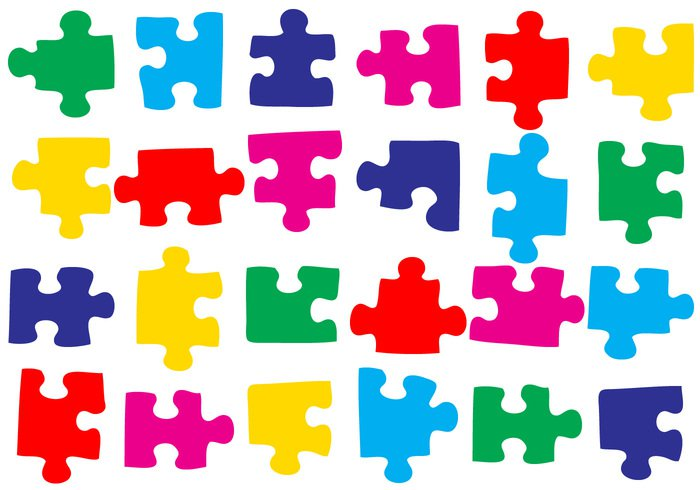
%> input picture Pictures/puzzle_internet.jpg, 700 x 490 px
$ octave debugging_notneeded.m   (GNU Octave 9; MATLAB toolbox functions it lacks are replaced by stand-ins)
%> lines starting %> are read from the running program, lines starting %| are printed output that depends on the picture; in (x1, y1, x2, y2) boxes, pixels count from 0 and x2, y2 are one past the last pixel; in counts of white or black regions, pixels touching at a corner belong together; the program's own positions count from 1
close all
clear all
% for debugging
I1 = im2double(imread('C:\Users\Marc\Documents\GitHub\ComputerVision\Pictures\puzzle_internet.jpg'));
I1 = imresize(I1, [490 700]);
I1_gray = rgb2gray(I1);
figure, imshow(I1_gray)
w = fspecial('gaussian',[10 10],8);
I1_gray = imfilter(I1_gray,w);
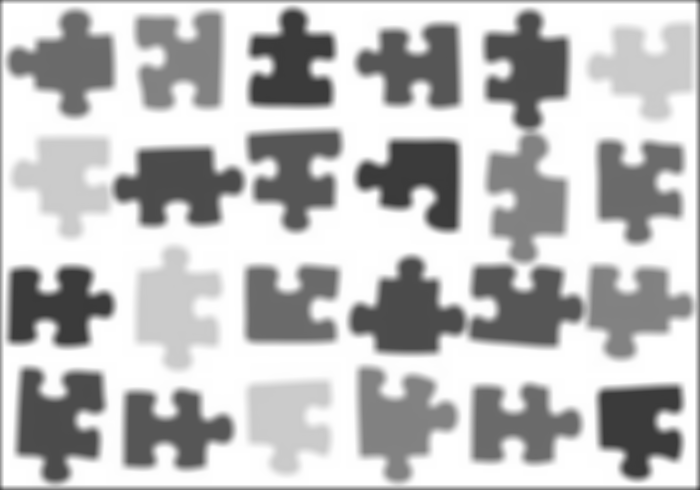
%> I1_gray: size 490x700 double; min 0.227, max 1, mean 0.746

[~, threshold] = edge(I1_gray, 'canny');
%> threshold = [0.121 0.303]
fudgeFactor = .75;
BWs = edge(I1_gray,'canny', threshold*fudgeFactor);
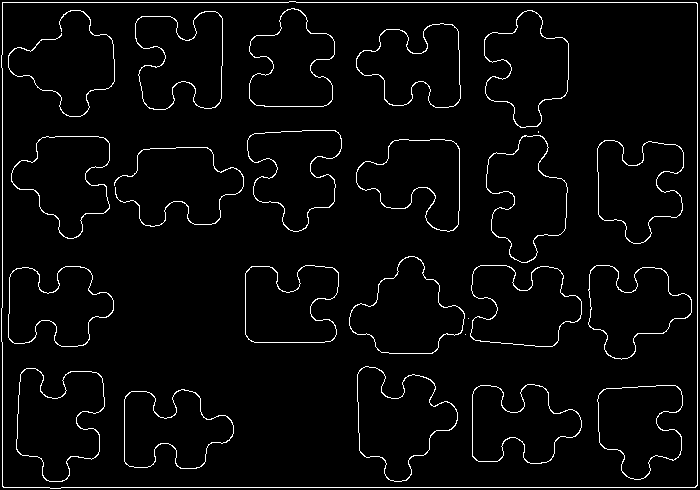
%> BWs: size 490x700 logical; 3.4% white in thin lines or dots
figure, imshow(BWs), title('binary gradient mask');
%%
%remove border line of white (edges is detected all around the border of
%the image because of bad picture i guess..) Thus this noise has to be
%removed

boundery = 5;
%left and top borders
BWs(:,1:boundery) = 0;
BWs(1:boundery,:) = 0;

%bottom and right border
xmax = length(BWs(1,:));
%> xmax = 700
ymax = length(BWs(:,1));
%> ymax = 490
BWs(:, xmax-boundery : xmax) = 0;
BWs(ymax-boundery : ymax, :) =0;
%> BWs: size 490x700 logical; 2.7% white in thin lines or dots

%stretches all the lines found in the gradient image
se90 = strel('line', 2, 90);
se0 = strel('line', 2, 0);

BWsdil = imdilate(BWs, [se90 se0]);
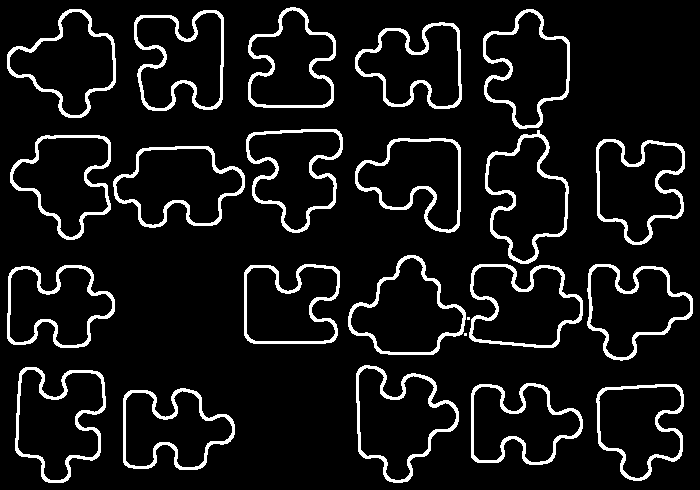
%> BWsdil: size 490x700 logical; 8.7% white; 23 white regions (2 under 20 px), largest, box (x1, y1, x2, y2) and area: (134, 10, 224, 111) 1591, (15, 367, 106, 483) 1554, (356, 365, 459, 483) 1516
figure, imshow(BWsdil), title('dilated gradient mask');
%%
%fills the holes in the image
BWdfill = imfill(BWsdil, 'holes');
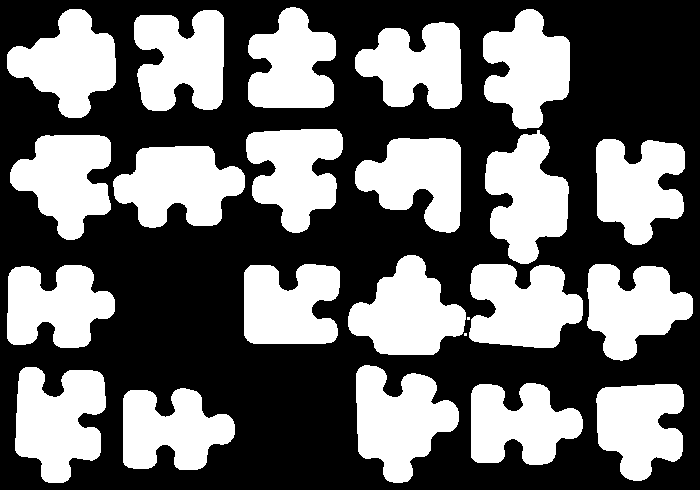
%> BWdfill: size 490x700 logical; 41.7% white; 23 white regions (2 under 20 px), largest, box (x1, y1, x2, y2) and area: (356, 365, 459, 483) 7566, (15, 367, 106, 483) 7514, (113, 146, 245, 228) 7374
figure, imshow(BWdfill), title('binary image with filled holes');
%%
%smoothens the filled pieces by eroding twice with a diamond structuring
%element
seD = strel('diamond',1);
BWfinal = imerode(BWdfill,seD);
%> BWfinal: size 490x700 logical; 39.3% white; 23 white regions (2 under 20 px), largest, box (x1, y1, x2, y2) and area: (357, 366, 458, 482) 7161, (16, 368, 105, 482) 7085, (114, 147, 244, 227) 6988
BWfinal = imerode(BWfinal,seD);
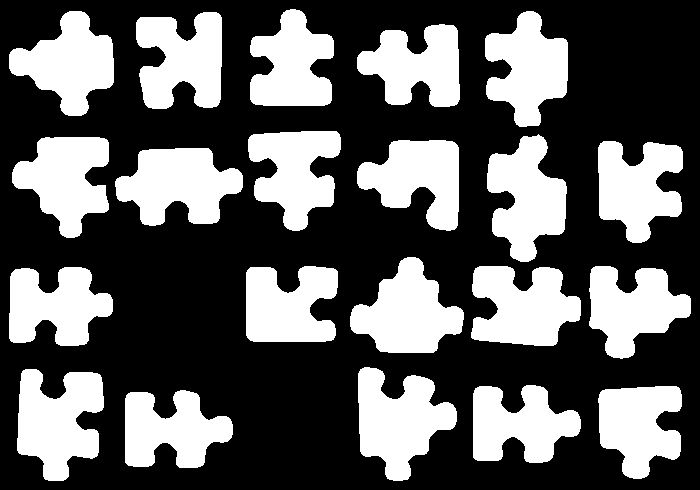
%> BWfinal: size 490x700 logical; 37% white; 21 white regions, largest, box (x1, y1, x2, y2) and area: (358, 367, 457, 481) 6760, (17, 369, 104, 481) 6661, (115, 148, 243, 226) 6607
figure, imshow(BWfinal), title('segmented image');


%%
se90 = strel('line', 1, 90);
se0 = strel('line', 1, 0);
%extracts outlines in the picture
BWoutline = bwperim(BWfinal);
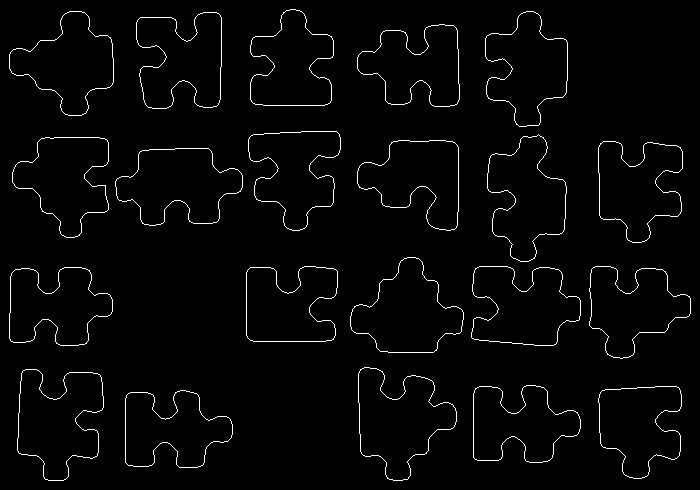
%> BWoutline: size 490x700 logical; 2.3% white in thin lines or dots
BWoutline = imdilate(BWoutline, [se90 se0]);
figure
imshow(BWoutline)
%%
x = 1;
y = 1;
search_image = BWoutline;
first_x = 0;
contour_found = false;
piecefound = true;
piece_count = 1;
while piecefound == true
    %reset
    completed =false;
    contour_found = false;
    puzzle_piece = zeros(size(search_image));

    while completed  == false
        %starts by resetting or initilasing variable next_found = false as the
        %next point is not yet found, duh :)
        next_found = false;
       %finds first x-y coordinate of contour stores, to start the search from
       %there
        if contour_found == false
            for x = 1:length(search_image(1,:))


                if search_image(y,x) == true

                    puzzle_piece(y,x) =1 ;
                    search_image(y,x) =0;
                    contour_found = true;
                    break

                end

            end
        end
        %if first contour is found find the rest of the contour, otherwise
        %go to next y coordinate
        if contour_found == false

            %if nothing is found in the entire picture
            if y == length(search_image(:,1)) && x == length(search_image)
                piecefound = false;
                break
            end

            y = y+1;

        else

            %Look for next point of the contour, going clockwise: above, top
            %right, right, bottomr right, bottom, bottom left, left, top left

            %above
            if search_image(y-1, x)== true
                y = y-1;
                puzzle_piece(y,x) = 1;
                search_image(y,x) =0;
                next_found = true;

             %top right
            elseif search_image(y-1, x+1)== true
                y = y - 1;
                x = x + 1;
                puzzle_piece(y,x) = 1;
                search_image(y,x) =0;
                next_found = true;

            %right
            elseif search_image(y,x+1) == true
                x = x + 1;
                puzzle_piece(y,x) = 1;
                search_image(y,x) =0;
                next_found = true;

            %bottom right
            elseif search_image(y+1, x+1)== true
                y = y + 1;
                x = x + 1;
                puzzle_piece(y,x) = 1;
                search_image(y,x) =0;
                next_found = true;

            %bottom
            elseif search_image(y+1, x)== true
                y = y + 1;

                puzzle_piece(y,x) = 1;
                search_image(y,x) =0;
                next_found = true;

            %bottom left
            elseif search_image(y+1, x-1)== true
                y = y + 1;
                x = x - 1;
                puzzle_piece(y,x) = 1;
                search_image(y,x) =0;
                next_found = true;

            %left
            elseif search_image(y, x-1)== true
                x = x - 1;

                puzzle_piece(y,x) = 1;
                search_image(y,x) =0;
                next_found = true;

            %top left
            elseif search_image(y-1, x-1)== true
                y = y - 1;
                x = x - 1;
                puzzle_piece(y,x) = 1;
                search_image(y,x) =0;
                next_found = true;
            end

            %If no next contour line is found, stop, contour extraction completed
            if next_found == false
                disp(['piece ', num2str(piece_count), ' found'])

                completed = true;
                break
            end
        end

    end

    piece_number = ['piece', num2str(piece_count)];
    struct.(piece_number)= puzzle_piece;
    piece_count = piece_count +1;
end
%> this loop made 22 passes
%| piece 1 found
%| piece 2 found
%| piece 3 found
%| piece 4 found
%| piece 5 found
%| piece 6 found
%| piece 7 found
%| piece 8 found
%> (further printed lines are left out)
%> puzzle_piece: size 490x700 double; every value is 0
%> search_image: size 490x700 logical; 2.31% of pixels changed, all inside (x1, y1, x2, y2) = (9, 9, 691, 481)
%> after the loop, piece_count = 23; piecefound = false; x = 700; y = 490
for i = 1:24
    piece_number = ['piece', num2str(i)];
    figure
    imshow(struct.(piece_number))
end
%%
puzzle1 = logical(struct.piece1);
%> puzzle1: size 490x700 logical; 0.11% white in thin lines or dots, all inside (x1, y1, x2, y2) = (250, 9, 334, 106)
Segout = I1;
Segout(puzzle1) = 0;
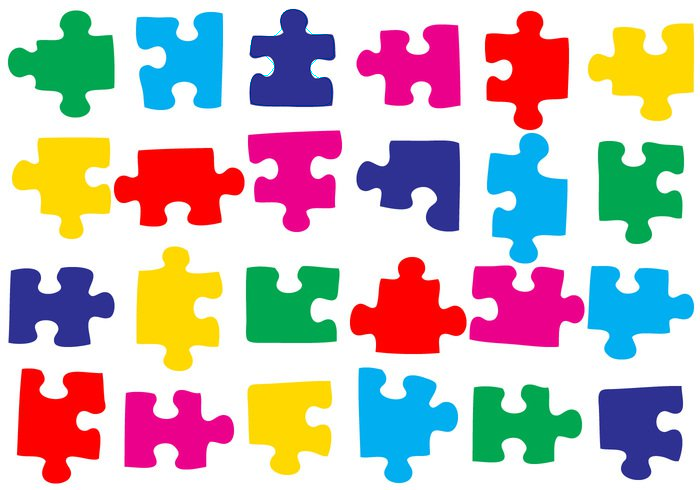
%> Segout: size 490x700x3 double; mean R, G, B 0.791, 0.739, 0.735; mean of the top-left, top-right, bottom-left and bottom-right quarters 0.753, 0.76, 0.762, 0.745
figure, imshow(Segout), title('outlined original image');
